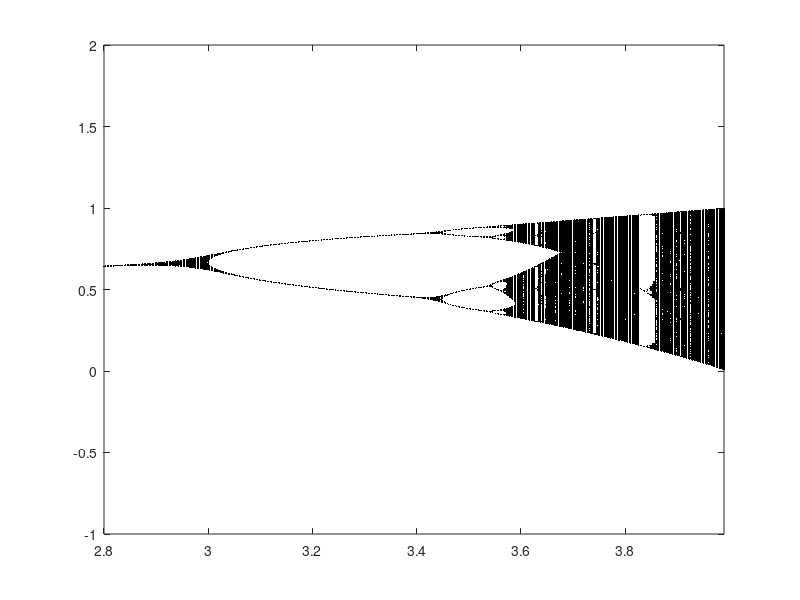
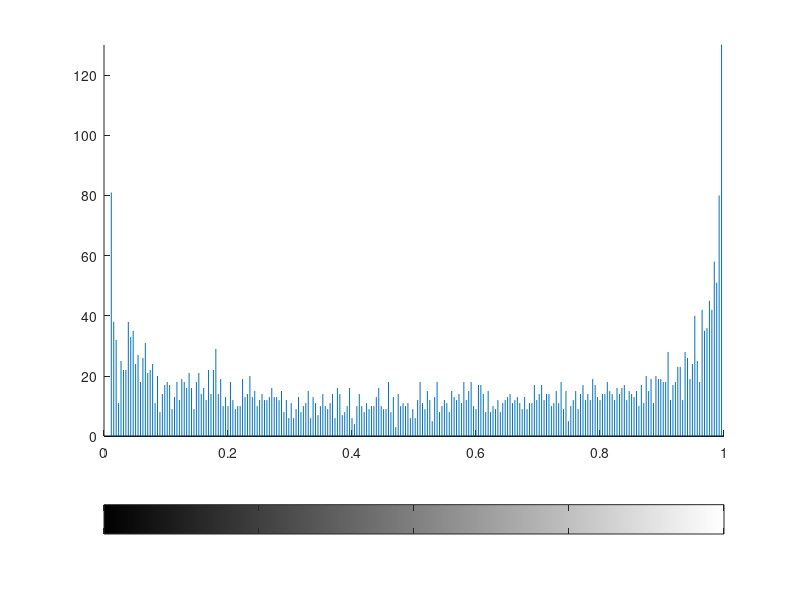

Write MATLAB code to recreate these figures, in order.
n = 64;
key = 0.512;
an = linspace(2.8,3.99,400);
hold on;
box on;
axis([min(an),max(an),-1,2]);
N = n^2;
xn = zeros(1,N);
for a = an;
    x = key;
    for k = 1:20
        x = a*x*(1-x);
    end
    for k = 1:N
        x = a*x*(1-x);
        xn(k) = x;
        b(k,1) = x;
    end
    plot(a*ones(1,N),xn,'k.','markersize',1);
end
figure;
imhist(b)